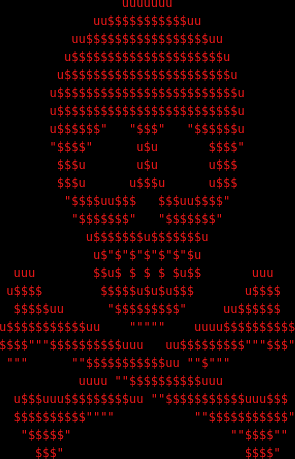
#> input picture assets/skull_red.png, 295 x 459 px
$ python generate_theme.py
#> lines starting #> are read from the running program, lines starting #| are printed output that depends on the picture
#> the answer given: grub/background.png
#> the answer given: 1
#> the answer given: assets/skull_red.png
#> the answer given: assets/skull_red.png
### assets/ascii_templates/bloody_alphabet.py
"""
Dripping Bloody Font Alphabet - Matriz ASCII para Generador Cyberpunk
Cada letra tiene 6 líneas de alto con espaciado consistente.
"""

BLOODY_ALPHABET = {
    'A': [
        " ▄▄▄     ",
        "▒████▄   ",
        "▒██  ▀█▄ ",
        "░██▄▄▄▄██",
        " ▓█   ▓██",
        " ▒▒   ▓▒█"
    ],
    'B': [
        "▓█████▄  ",
        "▒██▀ ██▌ ",
        "░██   █▌ ",
        "░▓█▄   ▌ ",
        "░▒████▓  ",
        " ▒▒▓  ▒  "
    ],
    'C': [
        " ▄████▄  ",
        "▒██▀ ▀█  ",
        "▒▓█    ▄ ",
        "▒▓▓▄ ▄██▒",
        "▒ ▓███▀ ░",
        "░ ░▒ ▒  ░"
    ],
    'D': [
        "▓█████▄  ",
        "▒██▀ ██▌ ",
        "░██   █▌ ",
        "░▓█▄   ▌ ",
        "░▒████▓  ",
        " ▒▒▓  ▒  "
    ],
    'E': [
        " ▓█████  ",
        " ▓█   ▀  ",
        " ▒███    ",
        " ▒▓█  ▄  ",
        " ░▒████▒ ",
        " ░░ ▒░ ░ "
    ],
    'F': [
        "███████▒ ",
        "▓█   ▒ ░ ",
        "▒████ ░  ",
        "░▓█▒  ░  ",
        "░▒█░     ",
        " ▒ ░     "
    ],
    'G': [
        "  ▄████  ",
        " ██▒ ▀█▒ ",
        "▒██░▄▄▄░ ",
        "░▓█  ██▓░",
        "░▒▓███▀▒ ",
        " ░▒   ▒  "
    ],
    'H': [
        " ██░ ██  ",
        "▓██░ ██▒ ",
        "▒██▀▀██░ ",
        "░▓█ ░██  ",
        "░▓█▒░██▓ ",
        " ▒ ░░▒░▒ "
    ],
    'I': [
        " ██▓ ",
        "▓██▒ ",
        "▒██▒ ",
        "░██░ ",
        "░░█░ ",
        " ░   "
    ],
    'J': [
        "    ██ Countess ",
        "     ██▒ ",
        "     ▒██░",
        " ░   ░██░",
        " ░▀████░ ",
        "   ░ ▒░  "
    ],
    'K': [
        " ██ ▄█▀ ",
        " ██▄█▒  ",
        "▓███▄░  ",
        "▓██ █▄  ",
        "▒██▒ █▄ ",
        "▒ ▒▒ ▓▒ "
    ],
    'L': [
        " ██▓     ",
        "▓██▒     ",
        "▒██░     ",
        "▒██░     ",
        "░██████▒ ",
        "░ ▒░▓  ░ "
    ],
    'M': [
        " ███▄ ▄███▓",
        "▓██▒▀█▀ ██▒",
        "▓██    ▓██░",
        "▒██    ▒██ ",
        "▒██▒   ░██▒",
        "░ ▒░   ░  ░"
    ],
    'N': [
        " ███▄    █  ",
        " ██ ▀█   █  ",
        "▓██  ▀█ ██▒ ",
        "▓██▒  ▐▌██▒ ",
        "▒██░   ▓██░ ",
        "░ ▒░   ▒ ▒  "
    ],
    'O': [
        " ▒█████  ",
        "▒██▒  ██▒",
        "▒██░  ██▒",
        "▒██   ██░",
        "░ ████▓▒░",
        "░ ▒░▒░▒░ "
    ],
    'P': [
        "██▓███   ",
        "▓██░  ██▒",
        "▓██░ ██▓▒",
        "▒██▄█▓▒ ▒",
        "▒██▒ ░  ░",
        "▒▓▒░ ░  ░"
    ],
    'Q': [
        " ▒█████  ",
        "▒██▒  ██▒",
        "▒██░  ██▒",
        "▒██   ██░",
        "░ ████▓▒░",
        "░ ▒░▒░▒▒ "
    ],
    'R': [
        "  ██▀███ ",
        " ▓██ ▒ ██",
        " ▓██ ░▄█ ",
        " ▒██▀▀█▄ ",
        " ░██▓ ▒██",
        "  ░ ▒▓ ░▒"
    ],
    'S': [
        " ▄████▄  ",
        "▒██▀ ▀█  ",
        "▒▓█    ▄ ",
        "▒▓▓▄ ▄██▒",
        "▒ ▓███▀ ░",
        "░ ░▒ ▒  ░"
    ],
    'T': [
        "▄▄▄█████▓",
        "▓  ██▒ ▓▒",
        "▒ ▓██░ ▒░",
        "░ ▓██▓ ░ ",
        "  ▒██▒ ░ ",
        "  ▒ ░░   "
    ],
    'U': [
        " █    ██ ",
        " ██  ▓██▒",
        "▓██  ▒██░",
        "▓▓█  ░██░",
        "▒▒█████▓ ",
        " ▒░▒▓▒ ▒ "
    ],
    'V': [
        "██▒   █▓",
        "██▒   █▓",
        "▒██░ ▄█░",
        " ▌████░ ",
        " ░ ▐░░  ",
        "   ░    "
    ],
    'W': [
        " █     █░",
        "▓█░ █ ░█░",
        "▒█░ █ ░█ ",
        "░░█▓█▓▒░ ",
        " ░▒░▒░░  ",
        " ░ ░     "
    ],
    'X': [
        "▒██   ██▒",
        "▒▒ █ █ ▒░",
        " ░  █   ░",
        "  ░ █ █ ▒",
        " ▒██▒ ▒██",
        " ▒▒ ░ ░▓ "
    ],
    'Y': [
        "██   ██▓",
        "▒██  ██▒",
        " ▒██ ██░",
        " ░ ▐██▓░",
        "  ░ ██▒▓",
        "    ░▒▒░"
    ],
    'Z': [
        "▒███████▒",
        "▒ ▒▒ ▄▄▄░",
        "░ ░▒██▓▒ ",
        "  ░░▒▓▒  ",
        "   ░ ░   ",
        "     ░   "
    ],
    ' ': [
        "    ",
        "    ",
        "    ",
        "    ",
        "    ",
        "    "
    ]
}

def render_bloody_text(text, letter_spacing="  "):
    lines = [""] * 6
    for char in text.upper():
        matrix = BLOODY_ALPHABET.get(char, BLOODY_ALPHABET.get(' '))
        for row in range(6):
            lines[row] += matrix[row] + letter_spacing
    return lines

### generate_theme.py
#!/usr/bin/env python3
"""
HACKER GRUB THEME GENERATOR
Genera un background.png personalizado para tu menú de GRUB con estilo hacker/cyberpunk rojo.
Evita el típico bug de arte ASCII torcido calculando el bounding box del bloque completo.
"""

import sys
import os
import argparse
import subprocess
from PIL import Image, ImageDraw, ImageFont

def get_font(font_path, size):
    try:
        return ImageFont.truetype(font_path, size)
    except Exception:
        # Fallback a tipografías comunes del sistema si no está JetBrains Mono
        fallbacks = [
            "/usr/share/fonts/TTF/JetBrainsMonoNerdFontMono-Bold.ttf",
            "/usr/share/fonts/TTF/JetBrainsMono-Bold.ttf",
            "/usr/share/fonts/TTF/DejaVuSansMono-Bold.ttf",
            "/usr/share/fonts/truetype/dejavu/DejaVuSansMono-Bold.ttf",
        ]
        for fb in fallbacks:
            if os.path.exists(fb):
                return ImageFont.truetype(fb, size)
        print(f"[!] Aviso: No se encontró la fuente '{font_path}', usando fuente por defecto.")
        return ImageFont.load_default()

def generate_banner_lines(text, font_style="bloody"):
    """Genera líneas ASCII usando la matriz interna bloody o herramientas externas (toilet/figlet)"""
    text_clean = text.strip().upper()

    if font_style == "bloody":
        try:
            sys.path.insert(0, os.path.dirname(os.path.abspath(__file__)))
            from assets.ascii_templates.bloody_alphabet import render_bloody_text
            lines = render_bloody_text(text_clean, letter_spacing="  ")
            if any(l.strip() for l in lines):
                return lines
        except Exception as e:
            pass

    if font_style in ["mono12", "mono9", "future", "smblock"]:
        try:
            res = subprocess.check_output(['toilet', '-f', font_style, '-w', '120', text_clean], stderr=subprocess.DEVNULL)
            lines = [l for l in res.decode('utf-8', errors='ignore').splitlines() if l.strip()]
            if lines:
                return lines
        except Exception:
            pass

    try:
        res = subprocess.check_output(['figlet', '-f', 'slant', text_clean], stderr=subprocess.DEVNULL)
        lines = [l for l in res.decode('utf-8', errors='ignore').splitlines() if l.strip()]
        if lines:
            return lines
    except Exception:
        pass

    # Fallback básico si no hay figlet/toilet
    return [
        f"  ██████╗  █████╗ ██╗     ██╗      █████╗  ██████╗ ██╗  ██╗███████╗██████╗  ",
        f" ██╔════╝ ██╔══██╗██║     ██║     ██╔══██╗██╔════╝ ██║  ██║██╔════╝██╔══██╗ ",
        f" ██║  ███╗███████║██║     ██║     ███████║██║  ███╗███████║█████╗  ██████╔╝ ",
        f" ██║   ██║██╔══██║██║     ██║     ██╔══██║██║   ██║██╔══██║██╔══╝  ██╔══██╗ ",
        f" ╚██████╔╝██║  ██║███████╗███████╗██║  ██║╚██████╔╝██║  ██║███████╗██║  ██║ ",
        f"  ╚═════╝ ╚═╝  ╚═╝╚══════╝╚══════╝╚═╝  ╚═╝ ╚═════╝ ╚═╝  ╚═╝╚══════╝╚═╝  ╚═╝ "
    ]

def build_background(
    output_path="background.png",
    skull_path=None,
    nickname="GALLAGHERX",
    subtitle="[ GALLAGHER BOOT ]",
    style="bloody",
    banner_font_size=13,
    font_path="/usr/share/fonts/TTF/JetBrainsMonoNerdFontMono-Bold.ttf",
    scanlines=True,
    width=1920,
    height=1080
):
#> called with output_path = 'grub/background.png', skull_path = 'assets/skull_red.png', nickname = 'grub/background.png', subtitle = 'assets/skull_red.png', style = 'bloody', banner_font_size = 13, scanlines = True, width = 1920
    print(f"[*] Creando fondo Cyberpunk Red ({width}x{height}) con estilo '{style}'...")
    img = Image.new('RGB', (width, height), (0, 0, 0))
#> img: PIL image 1920x1080 RGB; every value is 0
    draw = ImageDraw.Draw(img)

    # 1. Calavera centrada
    skull_y = 35
    sh = 0
    if skull_path and os.path.exists(skull_path):
        try:
            skull = Image.open(skull_path)
#> skull is the input picture: PIL image 295x459 RGB; mean R, G, B 18.9, 1.9, 1.9
            sw, sh = skull.size
#> sw = 295; sh = 459
            skull_x = (width - sw) // 2
#> skull_x = 812
            if skull.mode in ('RGBA', 'LA'):
                img.paste(skull, (skull_x, skull_y), skull)
            else:
                img.paste(skull, (skull_x, skull_y))
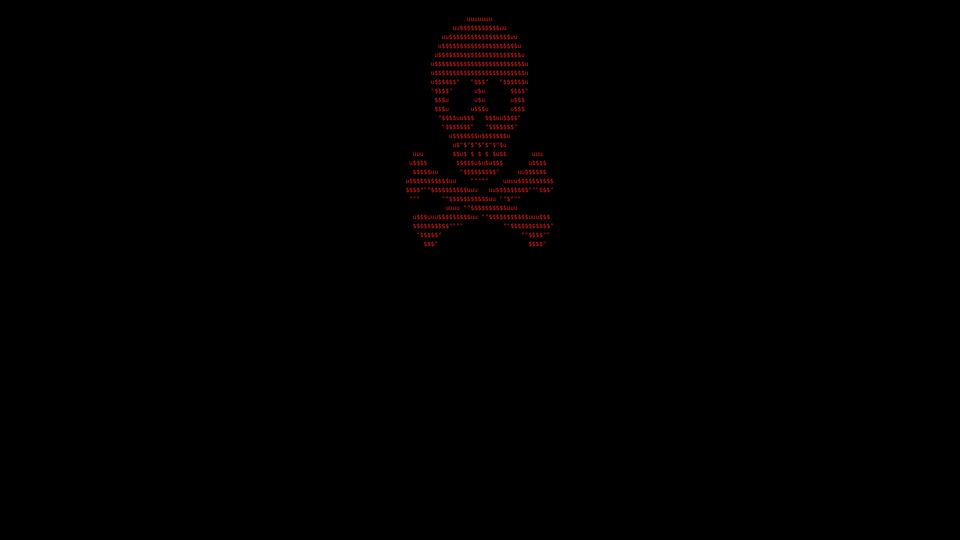
#> img: PIL image 1920x1080 RGB (shown at 1/2 size); mean R, G, B 1.2, 0.1, 0.1
            print(f"[+] Calavera colocada en x={skull_x}, y={skull_y} (tamaño: {sw}x{sh})")
#| [+] Calavera colocada en x=812, y=35 (tamaño: 295x459)
        except Exception as e:
            print(f"[!] No se pudo cargar la imagen de la calavera ({e}), continuando sin ella.")
            sh = 100

    # 2. Tipografías
    font_banner = get_font(font_path, banner_font_size)
    font_sub = get_font(font_path, 18)
    font_div = get_font(font_path, 13)
    font_hint = get_font(font_path, 13)

    # 3. Banner ASCII con centrado de BLOQUE COMPLETO
    banner_lines = generate_banner_lines(nickname, font_style=style)

    # Calcular el ancho máximo del bloque completo
    max_line_width = 0
    for line in banner_lines:
        bbox = draw.textbbox((0, 0), line, font=font_banner)
        lw = bbox[2] - bbox[0]
        if lw > max_line_width:
            max_line_width = lw
#> this loop made 6 passes
#> (bbox, lw, max_line_width) on passes 1 to 5: ((0, 2, 1370, 17), 1370, 1370), ((0, 2, 1453, 17), 1453, 1453), ((-1, 2, 1500, 17), 1501, 1501), ((-1, 2, 1535, 17), 1536, 1536), ((-1, 2, 1564, 17), 1565, 1565)
#> (bbox, lw) on pass 6: ((0, 3, 1317, 17), 1317)
#> after the loop, max_line_width = 1565

    bx = (width - max_line_width) // 2
#> bx = 177
    by = skull_y + sh + 15
#> by = 509

    for line in banner_lines:
        draw.text((bx, by), line, fill=(255, 45, 45), font=font_banner)
        by += banner_font_size + 3
#> after the loop, by = 605

    by += 15
#> by = 620

    # 4. Subtítulo (ej. [ GALLAGHER BOOT ])
    sub_text = subtitle.strip()
    if sub_text:
        bbox = draw.textbbox((0, 0), sub_text, font=font_sub)
#> bbox = (0, 3, 183, 21)
        lw = bbox[2] - bbox[0]
#> lw = 183
        draw.text(((width - lw) // 2, by), sub_text, fill=(245, 35, 35), font=font_sub)
        by += 26
#> by = 646

    # 5. Línea divisoria
    div = "─" * 68
    bbox = draw.textbbox((0, 0), div, font=font_div)
#> bbox = (-1, 7, 532, 13)
    lw = bbox[2] - bbox[0]
#> lw = 533
    draw.text(((width - lw) // 2, by), div, fill=(130, 15, 15), font=font_div)
    by += 20
#> by = 666

    # 6. Prompt de selección
    prompt = ">> SELECT HOST OS TO INITIATE SEQUENCE <<"
    bbox = draw.textbbox((0, 0), prompt, font=font_hint)
#> bbox = (0, 4, 319, 15)
    lw = bbox[2] - bbox[0]
#> lw = 319
    draw.text(((width - lw) // 2, by), prompt, fill=(210, 30, 30), font=font_hint)

    # 7. Efecto CRT Scanlines (líneas sutiles horizontales de monitor retro)
    if scanlines:
        for scan_y in range(0, height, 4):
            draw.line([(0, scan_y), (1920, scan_y)], fill=(5, 0, 0))

    # Guardar
    os.makedirs(os.path.dirname(os.path.abspath(output_path)), exist_ok=True)
    img.save(output_path)
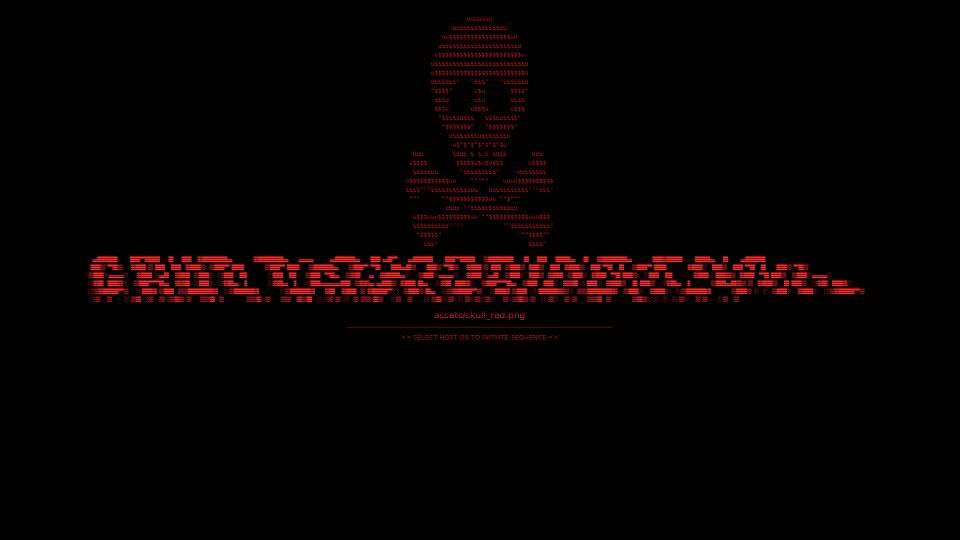
#> saved as background.png: PIL image 1920x1080 RGB (shown at 1/2 size); mean R, G, B 7.6, 1, 1
    print(f"[✓] Fondo generado con éxito en: {output_path}")

def interactive_mode():
    print("=" * 60)
    print("  CYBERPUNK RED GRUB THEME - GENERADOR VIBE CODING")
    print("=" * 60)
    print("Vamos a crear tu imagen de fondo en 10 segundos.\n")

    nickname = input("1. Tu Nick / Nombre para el banner (default: GALLAGHERX): ").strip()
    if not nickname:
        nickname = "GALLAGHERX"

    print("\nEstilos de fuente ASCII disponibles:")
    print("  [1] bloody  (Letras sangrantes/góticas con goteo - Recomendado)")
    print("  [2] mono12  (Bloques limpios y sólidos)")
    print("  [3] future  (Estilo futurista)")
    style_choice = input("Elige estilo [1/2/3] (default: 1): ").strip()
    style_map = {"1": "bloody", "2": "mono12", "3": "future"}
    selected_style = style_map.get(style_choice, "bloody")

    custom_sub = input(f"\n2. Subtítulo debajo del banner (default: [{nickname} BOOT]): ").strip()
    if not custom_sub:
        custom_sub = f"[{nickname} BOOT]"

    script_dir = os.path.dirname(os.path.abspath(__file__))
    default_skull = os.path.join(script_dir, "assets", "skull_red.png")

    skull_choice = input(f"\n3. Ruta de calavera/logo (Enter para usar la que viene incluida): ").strip()
    if not skull_choice:
        skull_choice = default_skull

    out_file = os.path.join(script_dir, "grub", "background.png")

    build_background(
        output_path=out_file,
        skull_path=skull_choice,
        nickname=nickname,
        subtitle=custom_sub,
        style=selected_style
    )
    print("\nListo! El nuevo 'background.png' quedó guardado en la carpeta 'grub/'.")
    print("Ahora puedes ejecutar './install.sh' para aplicarlo al sistema.")

if __name__ == "__main__":
    parser = argparse.ArgumentParser(description="Generador de fondos para GRUB estilo Hacker")
    parser.add_argument("--interactive", "-i", action="store_true", help="Modo interactivo con preguntas")
    parser.add_argument("--name", "-n", default="GALLAGHERX", help="Nombre a mostrar en ASCII")
    parser.add_argument("--subtitle", "-s", default="[ GALLAGHER BOOT ]", help="Texto del subtítulo")
    parser.add_argument("--style", choices=["bloody", "mono12", "future", "smblock"], default="bloody", help="Estilo del banner ASCII")
    parser.add_argument("--skull", default=None, help="Ruta de la imagen de calavera")
    parser.add_argument("--out", "-o", default="grub/background.png", help="Ruta de salida")
    parser.add_argument("--no-scanlines", action="store_true", help="Desactivar efecto scanlines CRT")

    args = parser.parse_args()

    if args.interactive or len(sys.argv) == 1:
        interactive_mode()
    else:
        script_dir = os.path.dirname(os.path.abspath(__file__))
        skull_path = args.skull if args.skull else os.path.join(script_dir, "assets", "skull_red.png")
        build_background(
            output_path=args.out,
            skull_path=skull_path,
            nickname=args.name,
            subtitle=args.subtitle,
            style=args.style,
            scanlines=not args.no_scanlines
        )
